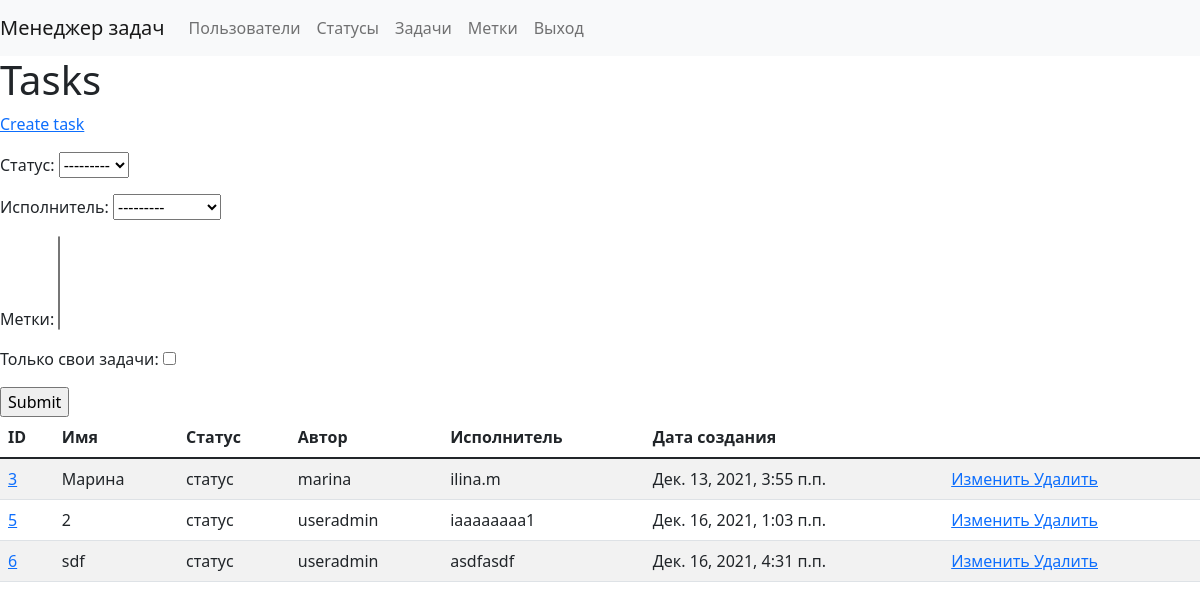
Screenshot of /tasks/ (signed in) with the database file from the repository.
### task_manager/tasks/models.py (models this page shows)
class Task(models.Model):
    name = models.CharField(max_length=100)
    description = models.CharField(max_length=100, null=True)
    executor = models.ForeignKey(User, related_name='executor',
                                 on_delete=models.CASCADE, null=True)
    author = models.ForeignKey(User, related_name='author',
                               on_delete=models.CASCADE, editable=False)
    status = models.ForeignKey(Status, on_delete=models.CASCADE)
    created_at = models.DateTimeField(auto_now_add=True)
    labels = models.ManyToManyField('labels.Label',
                                    related_name='labels', blank=True)
    objects = models.Manager()

### task_manager/statuses/models.py (models this page shows)
class Status(models.Model):
    Name = models.CharField(max_length=100)
    created_at = models.DateTimeField(auto_now_add=True)
    objects = models.Manager()
    def __str__(self):
        return self.Name

### task_manager/tasks/views.py (the view)
# urls.py: path('', views.TaskListView.as_view(), name='tasks'),
class TaskListView(LoginRequiredMixin, FilterView):
    model = Task
    paginate_by = 30
    template_name = 'task_list.html'
    filterset_class = TaskFilter
    def get_queryset(self):
        qs = self.model.objects.all()
        task_filtered_list = TaskFilter(self.request.GET, queryset=qs)
        return task_filtered_list.qs

### task_manager/tasks/views.py (called while the page is built)
    def my_custom_filter(self, queryset, name, value):
        if value:
            user = getattr(self.request, 'user', None)
            return Task.objects.filter(author=user)
        return queryset

### task_manager/tasks/templates/task_list.html
{% extends 'task_manager/base.html' %}
{% load i18n %}
{% load widget_tweaks %}
{% block content %}
<h1>{% trans "Tasks" %}</h1>
<p><a href="{% url 'task/create' %}"> {% trans "Create task" %} </a></p>
<form method="get">
        {{ filter.form.as_p }}
        <input type="submit" />
    </form>
<table class="table table-striped">
  <thead>
    <tr>
      <th scope="col">ID</th>
      <th scope="col">Имя</th>
      <th scope="col">Статус</th>
      <th scope="col">Автор</th>
      <th scope="col">Исполнитель</th>
      <th scope="col">Дата создания</th>
      <th scope="col"></th>
    </tr>
  </thead>
    <tbody>
    {% for task in object_list %}
    <tr>
      <td><a href="{% url 'task/detail' task.id %}">{{ task.id }}</a></td>
      <td>{{ task.name }}</td>
      <td>{{ task.status.Name }}</td>
      <td>{{ task.author }}</td>
      <td>{{ task.executor }}</td>
      <td>{{ task.created_at }}</td>
      <td><a href="{% url 'task/update' task.id %}">Изменить </a><a href="{% url 'task/delete' task.id %}">Удалить</a></td>
    </tr>
{% endfor %}
    </tbody>
</table>
{% endblock %}

### task_manager/templates/task_manager/base.html (shortened to what this page needs)
<!doctype html>
<html lang="en">
  <head>
  <link rel="stylesheet" href="https://cdn.jsdelivr.net/npm/bootstrap@5.1.3/dist/css/bootstrap.min.css">    <meta charset="utf-8">
  </head>
  <body>
    <nav class="navbar navbar-expand-lg navbar-light bg-light">
    <a class="navbar-brand" href="#">Менеджер задач</a>
    <div class="collapse navbar-collapse" id="navbarNav">
      <ul class="navbar-nav">
        <li class="nav-item active">
          <a class="nav-link" href="/users">Пользователи</a>
        </li>
        {% if user.is_authenticated %}
        <li class="nav-item">
          <a class="nav-link" href="/statuses">Статусы</a>
        </li>
        <li class="nav-item">
          <a class="nav-link" href="/tasks">Задачи</a>
        </li>
        <li class="nav-item">
          <a class="nav-link" href="/labels">Метки</a>
        </li>
        <li class="nav-item">
          <a class="nav-link" href="/logout">Выход</a>
        </li>
        {% endif %}
      </ul>
    </div>
  </nav>
  {% block content %}
  {% endblock %}
  </body>
</html>

### rows the page displays
Task: id "3", name "Марина", status.Name "статус", author "marina", executor "ilina.m", created_at "Дек. 13, 2021, 3:55 п.п."
Task: id "5", name "2", status.Name "статус", author "useradmin", executor "iaaaaaaaa1", created_at "Дек. 16, 2021, 1:03 п.п."
Task: id "6", name "sdf", status.Name "статус", author "useradmin", executor "asdfasdf", created_at "Дек. 16, 2021, 4:31 п.п."
